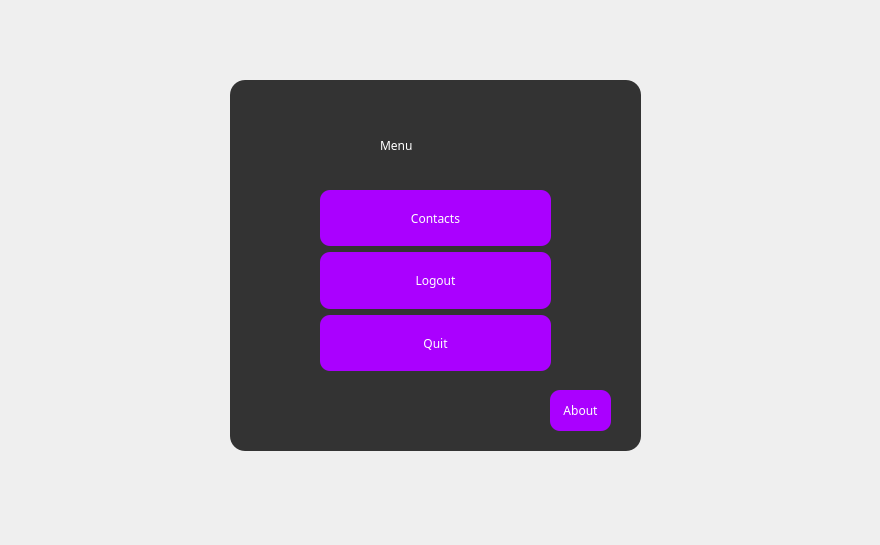
<?xml version="1.0" encoding="UTF-8"?>
<ui version="4.0">
 <class>menupage</class>
 <widget class="QDialog" name="menupage">
  <property name="geometry">
   <rect>
    <x>0</x>
    <y>0</y>
    <width>880</width>
    <height>545</height>
   </rect>
  </property>
  <property name="windowTitle">
   <string>Dialog</string>
  </property>
  <property name="styleSheet">
   <string notr="true">*{
	font-family: century gothic;
}
QFrame
{
	color: rgb(255, 255, 255);
	background-color: rgb(51, 51, 51);
	border-radius: 15px;
}
#Form {
	background-image: url(:/new/prefix1/loginBackground.jfif);
}
QLabel#label
{
	font: 700 24pt &quot;Century Gothic&quot;;
}
QLabel#label_2
{
	font: 8pt &quot;Century Gothic&quot;;
}
QLabel#label_3
{
	font: 700 9pt &quot;Century Gothic&quot;;
}
QLabel
{
	background: transparent;
}
QLineEdit
{
	background: transparent;
	border: none;
	font: 12pt &quot;Century Gothic&quot;;
	border-bottom: 1px solid #717072;
	color: rgb(255, 255, 255);
}
QPushButton
{
	color: rgb(255, 255, 255);
	background-color: rgb(170, 0, 255);
	border-radius: 10px;
}
QPushButton:Hover
{
	color: rgb(255, 255, 255);
	background-color: rgb(148, 0, 222);
}
QPushButton#forgotPasswordButton
{
	font: 700 8pt &quot;Century Gothic&quot;;
	border: 1px solid rgb(255, 0, 0);
	color: rgb(255, 255, 255);
	background-color: rgb(51, 51, 51);
}
QPushButton#forgotPasswordButton:Hover
{
	color: rgb(255, 255, 255);
	background-color: rgb(255, 0, 0);
}
QCommandLinkButton
{
	color: rgb(255, 255, 255);
	font: 700 8pt &quot;Century Gothic&quot;;
}
QRadioButton
{
	color: rgb(255, 255, 255);
	font: 10pt &quot;Century Gothic&quot;;
}
QMessageBox
{
	background-color: rgb(51, 51, 51);
}
QMessageBox QLabel
{
	border: 0;
	border-radius: 6px;
	font-size: 10px;
	font-weight: bold;
	padding-left: 5px;
	padding-right: 5px;
	padding-top: 5px;
	padding-bottom: 5px;
}
QMessageBox QPushButton
{
	font: 9pt &quot;Century Gothic&quot;;
}</string>
  </property>
  <widget class="QFrame" name="frame">
   <property name="geometry">
    <rect>
     <x>230</x>
     <y>80</y>
     <width>411</width>
     <height>371</height>
    </rect>
   </property>
   <property name="frameShape">
    <enum>QFrame::StyledPanel</enum>
   </property>
   <property name="frameShadow">
    <enum>QFrame::Raised</enum>
   </property>
   <widget class="QLabel" name="label">
    <property name="geometry">
     <rect>
      <x>150</x>
      <y>50</y>
      <width>101</width>
      <height>31</height>
     </rect>
    </property>
    <property name="text">
     <string>Menu</string>
    </property>
   </widget>
   <widget class="QWidget" name="layoutWidget">
    <property name="geometry">
     <rect>
      <x>90</x>
      <y>110</y>
      <width>231</width>
      <height>181</height>
     </rect>
    </property>
    <layout class="QVBoxLayout" name="verticalLayout">
     <item>
      <widget class="QPushButton" name="contactListButton">
       <property name="sizePolicy">
        <sizepolicy hsizetype="Preferred" vsizetype="Preferred">
         <horstretch>0</horstretch>
         <verstretch>0</verstretch>
        </sizepolicy>
       </property>
       <property name="text">
        <string>Contacts</string>
       </property>
      </widget>
     </item>
     <item>
      <widget class="QPushButton" name="backtToLoginButton">
       <property name="sizePolicy">
        <sizepolicy hsizetype="Preferred" vsizetype="Preferred">
         <horstretch>0</horstretch>
         <verstretch>0</verstretch>
        </sizepolicy>
       </property>
       <property name="text">
        <string>Logout</string>
       </property>
      </widget>
     </item>
     <item>
      <widget class="QPushButton" name="quitButton">
       <property name="sizePolicy">
        <sizepolicy hsizetype="Preferred" vsizetype="Preferred">
         <horstretch>0</horstretch>
         <verstretch>0</verstretch>
        </sizepolicy>
       </property>
       <property name="text">
        <string>Quit</string>
       </property>
      </widget>
     </item>
    </layout>
   </widget>
   <widget class="QPushButton" name="infoButton">
    <property name="geometry">
     <rect>
      <x>320</x>
      <y>310</y>
      <width>61</width>
      <height>41</height>
     </rect>
    </property>
    <property name="text">
     <string>About</string>
    </property>
   </widget>
  </widget>
 </widget>
 <resources/>
 <connections/>
</ui>
